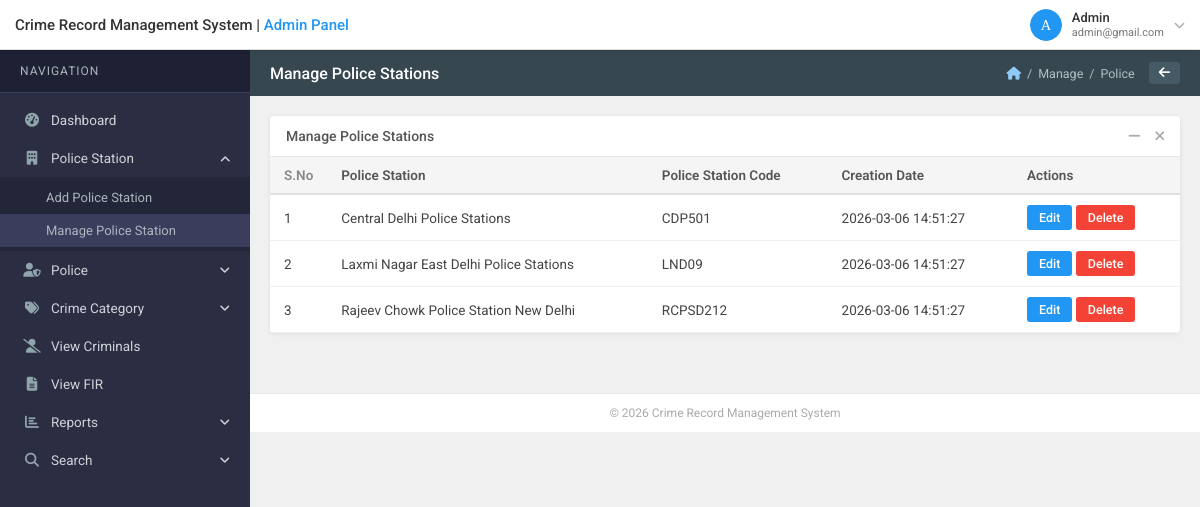
Page /reports/admin/manage-police-stations.php (signed in) on the earlier database version.
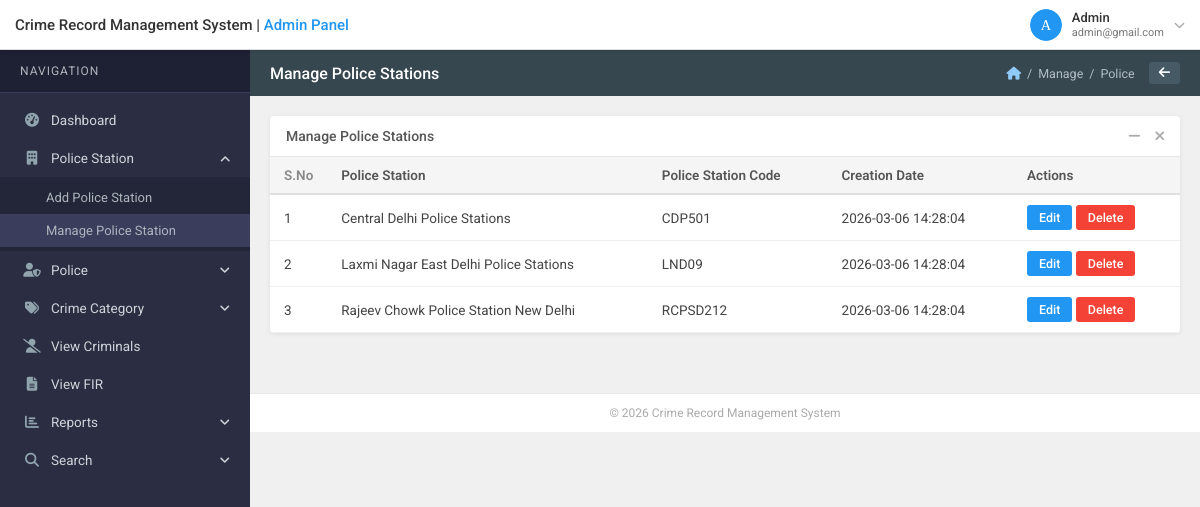
Same page on the later database version.
### tables this page shows
CREATE TABLE `tbl_policestation` (
  `id` int(11) NOT NULL,
  `PoliceStationName` varchar(200) NOT NULL,
  `PoliceStationCode` varchar(100) NOT NULL,
  `CreationDate` timestamp NOT NULL DEFAULT current_timestamp()
);

### reports/admin/manage-police-stations.php (the view, shortened to what this page needs)
<?php
require_once '../includes/config.php';
$stations = mysqli_query($con,"SELECT * FROM tbl_policestation ORDER BY id");
include '../includes/admin-header.php';
?>
<div class="card">
  <div class="card-title-bar">
    Manage Police Stations
    <div class="card-controls">
      <button><i class="fas fa-minus"></i></button>
      <button><i class="fas fa-times"></i></button>
    </div>
  </div>
  <div class="card-body" style="padding:0;">
    <div class="table-wrapper">
      <table class="crms-table">
        <thead>
          <tr>
            <th class="sno">S.No</th>
            <th>Police Station</th>
            <th>Police Station Code</th>
            <th>Creation Date</th>
            <th>Actions</th>
          </tr>
        </thead>
        <tbody>
          <?php $i=1; while($row=mysqli_fetch_assoc($stations)): ?>
          <tr id="row<?php echo $row['id']; ?>">
            <td><?php echo $i++; ?></td>
            <td><?php echo htmlspecialchars($row['PoliceStationName']); ?></td>
            <td><?php echo htmlspecialchars($row['PoliceStationCode']); ?></td>
            <td><?php echo $row['CreationDate']; ?></td>
            <td>
              <button class="btn btn-sm btn-edit" onclick="openEdit(<?php echo $row['id']; ?>,'<?php echo addslashes($row['PoliceStationName']); ?>','<?php echo addslashes($row['PoliceStationCode']); ?>')">Edit</button>
              <a href="manage-police-stations.php?del=<?php echo $row['id']; ?>" class="btn btn-sm btn-delete" onclick="return confirm('Delete this station?')">Delete</a>
            </td>
          </tr>
          <?php endwhile; ?>
        </tbody>
      </table>
    </div>
  </div>
</div>
<?php include '../includes/admin-footer.php'; ?>

Differences in the rows shown:
changed tbl_policestation "Central Delhi Police Stations": CreationDate "2026-03-06 14:51:27" → "2026-03-06 14:28:04"
changed tbl_policestation "Laxmi Nagar East Delhi Police Stations": CreationDate "2026-03-06 14:51:27" → "2026-03-06 14:28:04"
changed tbl_policestation "Rajeev Chowk Police Station New Delhi": CreationDate "2026-03-06 14:51:27" → "2026-03-06 14:28:04"
